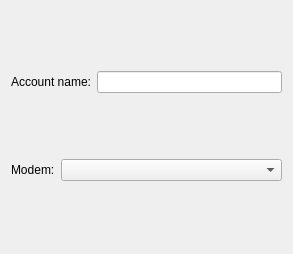
<?xml version="1.0" encoding="UTF-8"?>
<ui version="4.0">
 <class>MainOptionsWidget</class>
 <widget class="QWidget" name="MainOptionsWidget">
  <property name="geometry">
   <rect>
    <x>0</x>
    <y>0</y>
    <width>293</width>
    <height>254</height>
   </rect>
  </property>
  <property name="sizePolicy">
   <sizepolicy hsizetype="Preferred" vsizetype="Minimum">
    <horstretch>0</horstretch>
    <verstretch>0</verstretch>
   </sizepolicy>
  </property>
  <property name="windowTitle">
   <string>Account Preferences</string>
  </property>
  <layout class="QVBoxLayout" name="verticalLayout">
   <item>
    <layout class="QHBoxLayout" name="horizontalLayout">
     <item>
      <widget class="QLabel" name="numberLabel">
       <property name="text">
        <string>Account name:</string>
       </property>
       <property name="alignment">
        <set>Qt::AlignRight|Qt::AlignTrailing|Qt::AlignVCenter</set>
       </property>
      </widget>
     </item>
     <item>
      <widget class="KLineEdit" name="numberLineEdit">
       <property name="showClearButton" stdset="0">
        <bool>false</bool>
       </property>
      </widget>
     </item>
    </layout>
   </item>
   <item>
    <layout class="QHBoxLayout" name="horizontalLayout_2">
     <item>
      <widget class="QLabel" name="modemLabel">
       <property name="sizePolicy">
        <sizepolicy hsizetype="Minimum" vsizetype="Preferred">
         <horstretch>0</horstretch>
         <verstretch>0</verstretch>
        </sizepolicy>
       </property>
       <property name="text">
        <string>Modem:</string>
       </property>
      </widget>
     </item>
     <item>
      <widget class="ModemComboBox" name="comboBox">
       <property name="sizePolicy">
        <sizepolicy hsizetype="Expanding" vsizetype="Fixed">
         <horstretch>0</horstretch>
         <verstretch>0</verstretch>
        </sizepolicy>
       </property>
      </widget>
     </item>
    </layout>
   </item>
  </layout>
 </widget>
 <customwidgets>
  <customwidget>
   <class>KLineEdit</class>
   <extends>QLineEdit</extends>
   <header>klineedit.h</header>
  </customwidget>
  <customwidget>
   <class>ModemComboBox</class>
   <extends>QComboBox</extends>
   <header>modem-combobox.h</header>
  </customwidget>
 </customwidgets>
 <tabstops>
  <tabstop>numberLineEdit</tabstop>
 </tabstops>
 <resources/>
 <connections/>
</ui>
